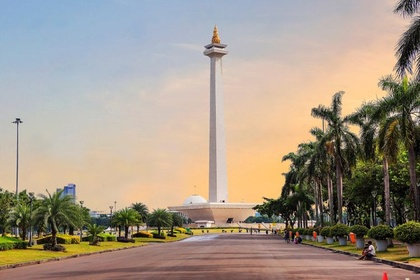
%> input picture histogram/img.jpg, 420 x 280 px, shrunk from 750 x 500 before the run
$ octave histogram.m   (GNU Octave 9; MATLAB toolbox functions it lacks are replaced by stand-ins)
%> lines starting %> are read from the running program, lines starting %| are printed output that depends on the picture
clear all;
close all;
of=imread('img.jpg');
%> of is the input picture: size 280x420x3 uint8; mean R, G, B 164, 151.3, 136.8
f=double(of);
ws=7;
pd=(ws-1)/2;
start=ws-pd;
f=padarray(f,[pd pd]);
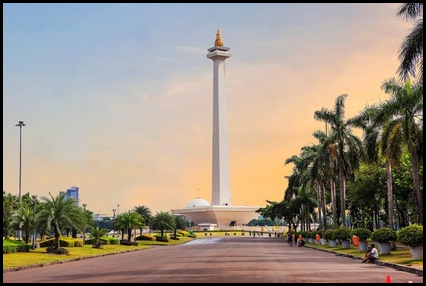
%> f: size 286x426x3 double; mean R, G, B 158.3, 146.1, 132
[row,col]=size(f);
%> row = 286; col = 1278
for i=start:ws:row-pd
    for j=start:ws:col-pd
        im=f(i-pd:i+pd,j-pd:j+pd);
        s=0;
        enimg=zeros(ws,ws);
        for a=1:256
            b=(im==a);
            s=s+sum(b(:));
            out(a)=ceil(255*s/(ws*ws));
            enimg=enimg+ out(a)*b;
        end
        outres(i-start+1:i-start+ws,j-start+1:j-start+ws)=enimg;
    end
end
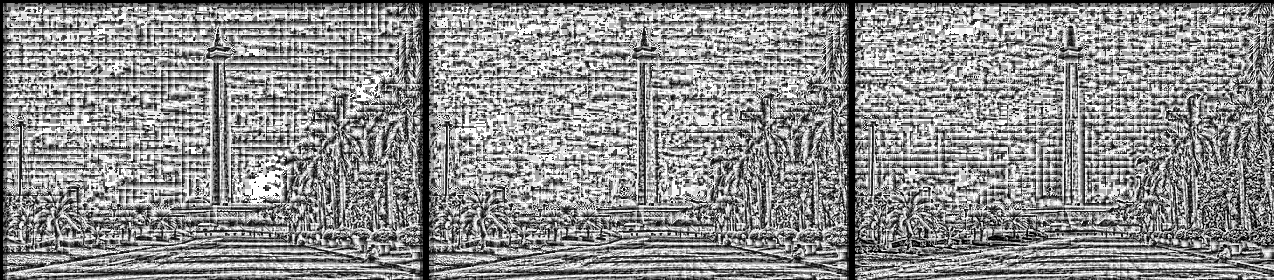
%> outres: size 280x1274 double; min 0, max 255, mean 142.5
%> after the loop, out = 256 values from 0 to 255
outres=uint8(outres);
%> outres: size 280x1274 uint8
figure,subplot(1,2,1),imshow(of),title('gambar asli');
subplot(1,2,2),imshow(outres),title('setelah Histogram Equalization');
